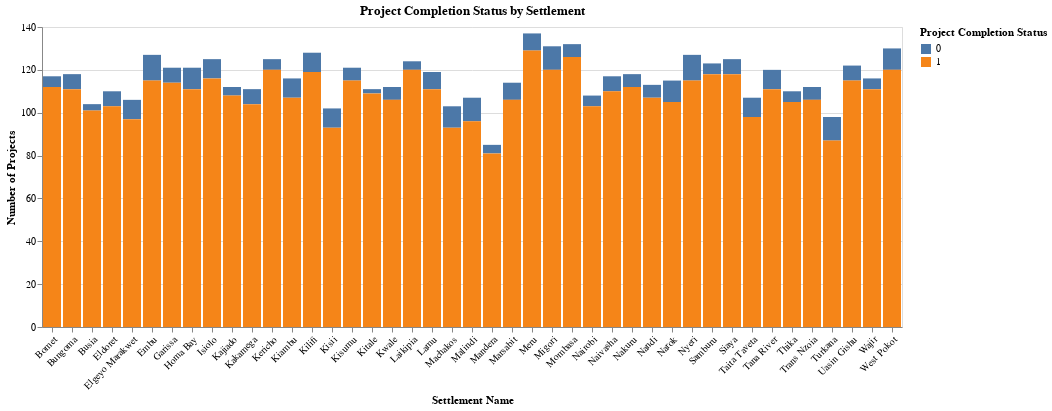

This figure's notebook cell:
### Code cell
project_counts = df.groupby(['Settlement Name', 'Project Completion Status']).size().unstack(fill_value=0)

# Melt the DataFrame to long format for Altair
melted_df = project_counts.reset_index().melt('Settlement Name', var_name='Project Completion Status', value_name='Count')

# Create the chart
chart = alt.Chart(melted_df).mark_bar().encode(
    x=alt.X('Settlement Name:N', axis=alt.Axis(labelAngle=-45)),  # Rotate x-axis labels
    y=alt.Y('Count:Q', title='Number of Projects'),
    color='Project Completion Status:N',
    tooltip=['Settlement Name', 'Project Completion Status', 'Count']
).properties(
    title='Project Completion Status by Settlement'
).interactive()

# Enable the default renderer
alt.renderers.enable('default')

# Display chart
chart

### Figure 1 — Vega-Lite specification as saved in the notebook (floating-point values rounded to 4 significant figures)
{"config": {"view": {"continuousWidth": 300, "continuousHeight": 300}}, "data": {"name": "data-5fd518d6d392c212452670245574ffcf"}, "mark": {"type": "bar"}, "encoding": {"color": {"field": "Project Completion Status", "type": "nominal"}, "tooltip": [{"field": "Settlement Name", "type": "nominal"}, {"field": "Project Completion Status", "type": "quantitative"}, {"field": "Count", "type": "quantitative"}], "x": {"axis": {"labelAngle": -45}, "field": "Settlement Name", "type": "nominal"}, "y": {"field": "Count", "title": "Number of Projects", "type": "quantitative"}}, "params": [{"name": "param_6", "select": {"type": "interval", "encodings": ["x", "y"]}, "bind": "scales"}], "title": "Project Completion Status by Settlement", "$schema": "https://vega.github.io/schema/vega-lite/v5.20.1.json", "datasets": {"data-5fd518d6d392c212452670245574ffcf": [{"Settlement Name": "Bomet", "Project Completion Status": 0, "Count": 5}, {"Settlement Name": "Bungoma", "Project Completion Status": 0, "Count": 7}, {"Settlement Name": "Busia", "Project Completion Status": 0, "Count": 3}, {"Settlement Name": "Eldoret", "Project Completion Status": 0, "Count": 7}, {"Settlement Name": "Elgeyo Marakwet", "Project Completion Status": 0, "Count": 9}, {"Settlement Name": "Embu", "Project Completion Status": 0, "Count": 12}, {"Settlement Name": "Garissa", "Project Completion Status": 0, "Count": 7}, {"Settlement Name": "Homa Bay", "Project Completion Status": 0, "Count": 10}, {"Settlement Name": "Isiolo", "Project Completion Status": 0, "Count": 9}, {"Settlement Name": "Kajiado", "Project Completion Status": 0, "Count": 4}, {"Settlement Name": "Kakamega", "Project Completion Status": 0, "Count": 7}, {"Settlement Name": "Kericho", "Project Completion Status": 0, "Count": 5}, {"Settlement Name": "Kiambu", "Project Completion Status": 0, "Count": 9}, {"Settlement Name": "Kilifi", "Project Completion Status": 0, "Count": 9}, {"Settlement Name": "Kisii", "Project Completion Status": 0, "Count": 9}, {"Settlement Name": "Kisumu", "Project Completion Status": 0, "Count": 6}, {"Settlement Name": "Kitale", "Project Completion Status": 0, "Count": 2}, {"Settlement Name": "Kwale", "Project Completion Status": 0, "Count": 6}, {"Settlement Name": "Laikipia", "Project Completion Status": 0, "Count": 4}, {"Settlement Name": "Lamu", "Project Completion Status": 0, "Count": 8}, {"Settlement Name": "Machakos", "Project Completion Status": 0, "Count": 10}, {"Settlement Name": "Malindi", "Project Completion Status": 0, "Count": 11}, {"Settlement Name": "Mandera", "Project Completion Status": 0, "Count": 4}, {"Settlement Name": "Marsabit", "Project Completion Status": 0, "Count": 8}, {"Settlement Name": "Meru", "Project Completion Status": 0, "Count": 8}, {"Settlement Name": "Migori", "Project Completion Status": 0, "Count": 11}, {"Settlement Name": "Mombasa", "Project Completion Status": 0, "Count": 6}, {"Settlement Name": "Nairobi", "Project Completion Status": 0, "Count": 5}, {"Settlement Name": "Naivasha", "Project Completion Status": 0, "Count": 7}, {"Settlement Name": "Nakuru", "Project Completion Status": 0, "Count": 6}, {"Settlement Name": "Nandi", "Project Completion Status": 0, "Count": 6}, {"Settlement Name": "Narok", "Project Completion Status": 0, "Count": 10}, {"Settlement Name": "Nyeri", "Project Completion Status": 0, "Count": 12}, {"Settlement Name": "Samburu", "Project Completion Status": 0, "Count": 5}, {"Settlement Name": "Siaya", "Project Completion Status": 0, "Count": 7}, {"Settlement Name": "Taita Taveta", "Project Completion Status": 0, "Count": 9}, {"Settlement Name": "Tana River", "Project Completion Status": 0, "Count": 9}, {"Settlement Name": "Thika", "Project Completion Status": 0, "Count": 5}, {"Settlement Name": "Trans Nzoia", "Project Completion Status": 0, "Count": 6}, {"Settlement Name": "Turkana", "Project Completion Status": 0, "Count": 11}, {"Settlement Name": "Uasin Gishu", "Project Completion Status": 0, "Count": 7}, {"Settlement Name": "Wajir", "Project Completion Status": 0, "Count": 5}, {"Settlement Name": "West Pokot", "Project Completion Status": 0, "Count": 10}, {"Settlement Name": "Bomet", "Project Completion Status": 1, "Count": 112}, {"Settlement Name": "Bungoma", "Project Completion Status": 1, "Count": 111}, {"Settlement Name": "Busia", "Project Completion Status": 1, "Count": 101}, {"Settlement Name": "Eldoret", "Project Completion Status": 1, "Count": 103}, {"Settlement Name": "Elgeyo Marakwet", "Project Completion Status": 1, "Count": 97}, {"Settlement Name": "Embu", "Project Completion Status": 1, "Count": 115}, {"Settlement Name": "Garissa", "Project Completion Status": 1, "Count": 114}, {"Settlement Name": "Homa Bay", "Project Completion Status": 1, "Count": 111}, {"Settlement Name": "Isiolo", "Project Completion Status": 1, "Count": 116}, {"Settlement Name": "Kajiado", "Project Completion Status": 1, "Count": 108}, {"Settlement Name": "Kakamega", "Project Completion Status": 1, "Count": 104}, {"Settlement Name": "Kericho", "Project Completion Status": 1, "Count": 120}, {"Settlement Name": "Kiambu", "Project Completion Status": 1, "Count": 107}, {"Settlement Name": "Kilifi", "Project Completion Status": 1, "Count": 119}, {"Settlement Name": "Kisii", "Project Completion Status": 1, "Count": 93}, {"Settlement Name": "Kisumu", "Project Completion Status": 1, "Count": 115}, {"Settlement Name": "Kitale", "Project Completion Status": 1, "Count": 109}, {"Settlement Name": "Kwale", "Project Completion Status": 1, "Count": 106}, {"Settlement Name": "Laikipia", "Project Completion Status": 1, "Count": 120}, {"Settlement Name": "Lamu", "Project Completion Status": 1, "Count": 111}, {"Settlement Name": "Machakos", "Project Completion Status": 1, "Count": 93}, {"Settlement Name": "Malindi", "Project Completion Status": 1, "Count": 96}, {"Settlement Name": "Mandera", "Project Completion Status": 1, "Count": 81}, {"Settlement Name": "Marsabit", "Project Completion Status": 1, "Count": 106}, {"Settlement Name": "Meru", "Project Completion Status": 1, "Count": 129}, {"Settlement Name": "Migori", "Project Completion Status": 1, "Count": 120}, {"Settlement Name": "Mombasa", "Project Completion Status": 1, "Count": 126}, {"Settlement Name": "Nairobi", "Project Completion Status": 1, "Count": 103}, {"Settlement Name": "Naivasha", "Project Completion Status": 1, "Count": 110}, {"Settlement Name": "Nakuru", "Project Completion Status": 1, "Count": 112}, {"Settlement Name": "Nandi", "Project Completion Status": 1, "Count": 107}, {"Settlement Name": "Narok", "Project Completion Status": 1, "Count": 105}, {"Settlement Name": "Nyeri", "Project Completion Status": 1, "Count": 115}, {"Settlement Name": "Samburu", "Project Completion Status": 1, "Count": 118}, {"Settlement Name": "Siaya", "Project Completion Status": 1, "Count": 118}, {"Settlement Name": "Taita Taveta", "Project Completion Status": 1, "Count": 98}, {"Settlement Name": "Tana River", "Project Completion Status": 1, "Count": 111}, {"Settlement Name": "Thika", "Project Completion Status": 1, "Count": 105}, {"Settlement Name": "Trans Nzoia", "Project Completion Status": 1, "Count": 106}, {"Settlement Name": "Turkana", "Project Completion Status": 1, "Count": 87}, {"Settlement Name": "Uasin Gishu", "Project Completion Status": 1, "Count": 115}, {"Settlement Name": "Wajir", "Project Completion Status": 1, "Count": 111}, {"Settlement Name": "West Pokot", "Project Completion Status": 1, "Count": 120}]}}
